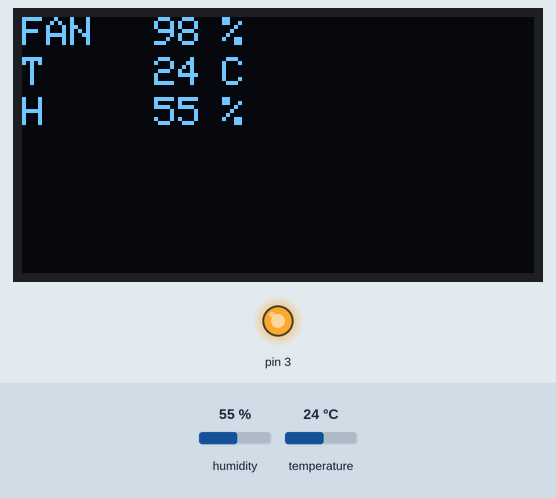
The sketch below on a simulated Arduino Uno, built with avr-gcc and run on an emulated ATmega328P. Parts: 128×64 one-colour display, output pins drawn as LEDs (lit = HIGH). The test bench sets the inputs (shaded band); at power-on: humidity 55 %, temperature 24 °C. What the sketch prints to the serial monitor is not drawn.

Above: at 2.4 s.
2.5 s: humidity set to 22 %
At 5.3 s:
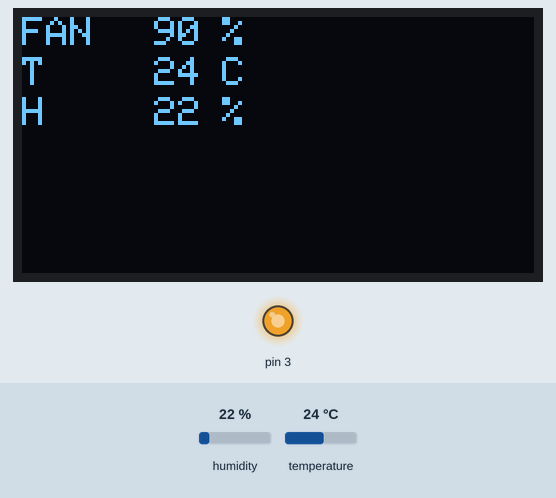
5.5 s: temperature set to 12 °C
At 8.4 s:
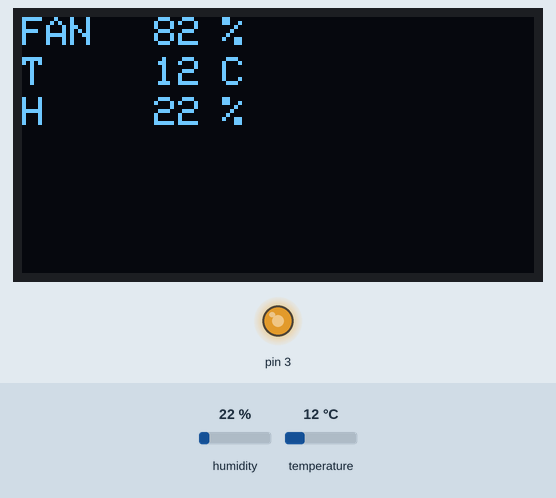
8.5 s: humidity set to 40 %
At 10.4 s:
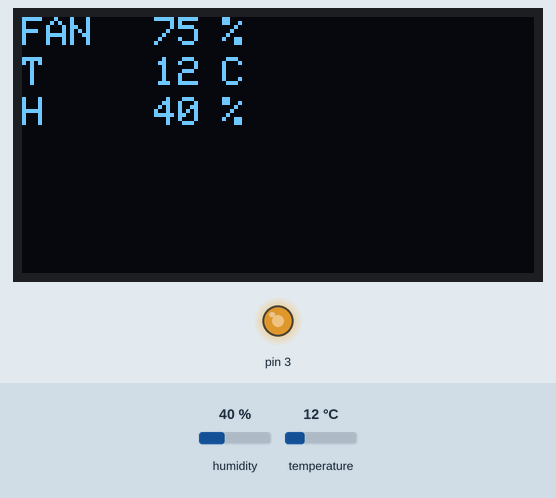
11.0 s: temperature set to 19 °C
At 17.5 s:
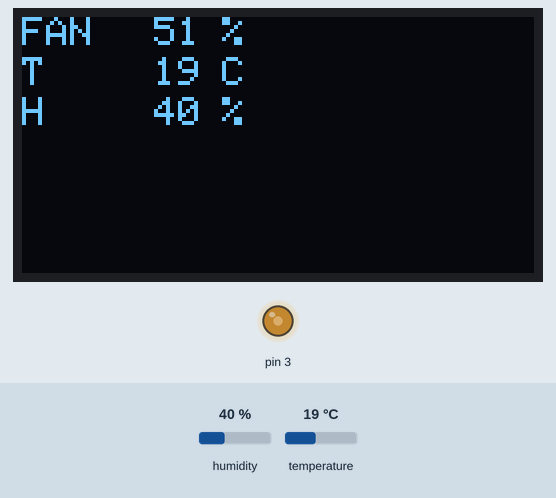
Timing chart, 0 to 19.2 s (numbered marks = the images above; inputs shaded):
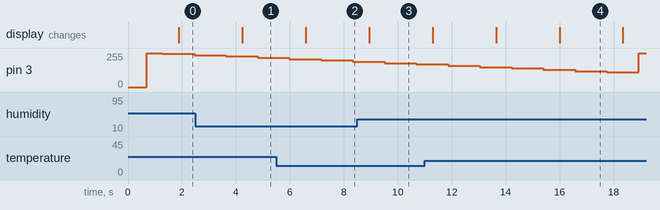

Measured:
- after the input at 2.5 s, the display: changes after 1.7 s (image 1)
- after the input at 5.5 s, the display: changes after 1.1 s (image 2)
- after the input at 8.5 s, the display: changes after 0.44 s (image 3)

The sketch:

automated_mushroom_farm.ino
```cpp
//include Libraries for OLED Display
#include <Adafruit_GFX.h>
#include <Adafruit_GrayOLED.h>
#include <Adafruit_SPITFT.h>
#include <Adafruit_SPITFT_Macros.h>
#include <gfxfont.h>
#include <Adafruit_SSD1306.h>
#include <splash.h>

//  Include libraries for Humidity Sensor AM2023
#include <Adafruit_Sensor.h>
#include <Adafruit_AM2320.h>

//include Wire Library for I2C-Bus
#include <Wire.h>

//OLED
#define OLED_RESET -1
Adafruit_SSD1306 display(OLED_RESET);

//Humidity Sensor
Adafruit_AM2320 AM2320 = Adafruit_AM2320();

void OLED_refresh();


void setup() {

  //OPEN SERIAL COMMUNICATION
  Serial.begin(9600);

  //CAN_BUS SETUP USRP, Arduino as MASTER
  Wire.begin();//(SDA 4, SCL 5) //for Slave would be zb. Wire.begin(0x8)

  // Motor
  pinMode(3,"OUTPUT");

  //OLED_DISPLAY Setup
  display.begin(SSD1306_SWITCHCAPVCC, 0x3C); // mit I2C-Adresse 0x3c initialisiere

  // Humidity Sensor
  AM2320.begin();

}

static int16_t fan_speed = 0;
static unsigned int fan_speed_percent = 0;
static int tempC;
static unsigned int humidity;
static int counter = 0;
static unsigned int timer = 0;

//MAIN
void loop() {

  tempC = round(AM2320.readTemperature());
  humidity = round(AM2320.readHumidity());

  counter-=5;
  if (counter % 10 == 0){
    if (counter <=100) {
      counter = 255;
    }
    fan_speed = counter;
  }
  analogWrite(3,fan_speed);
  fan_speed_percent = (unsigned int) round( (float) fan_speed * 100/255);

  timer++;
  if (timer % 4 == 0 ){
    Serialmyprint();
    OLED_refresh();
  }

  delay(500);
}


void OLED_refresh(){

  //Display Setup
  display.clearDisplay();
  display.setTextColor(WHITE);
  display.setTextSize(1);

  //FAN Speed
  display.setCursor(0,0); // (Spalte | Zeile)
  display.println("FAN");
  display.setCursor(33,0);
  display.println( fan_speed_percent );
  display.setCursor(50,0);
  display.println("%");

  //Temp
  display.setCursor(0,10);
  display.println("T");
  display.setCursor(33,10);
  display.println(tempC);
  display.setCursor(50,10);
  display.println("C");

  //Humidity
  display.setCursor(0,20);
  display.println("H");
  display.setCursor(33,20);
  display.println(humidity);
  display.setCursor(50,20);
  display.println("%");

 //Display aktualisieren
  display.display();

}

void Serialmyprint(){

  //Print Fan Speed
  Serial.print("Fan Speed: ");
  Serial.print(fan_speed_percent);
  Serial.println(" %");

  // Print the temperature and humidity in the Serial Monitor:
  Serial.print("Temperature: ");
  Serial.print(tempC);
  Serial.print(" \xC2\xB0"); // shows degree symbol
  Serial.println("C");
  Serial.print("Humidity: ");
  Serial.print(humidity);
  Serial.println(" %");


  Serial.println();
}
```
